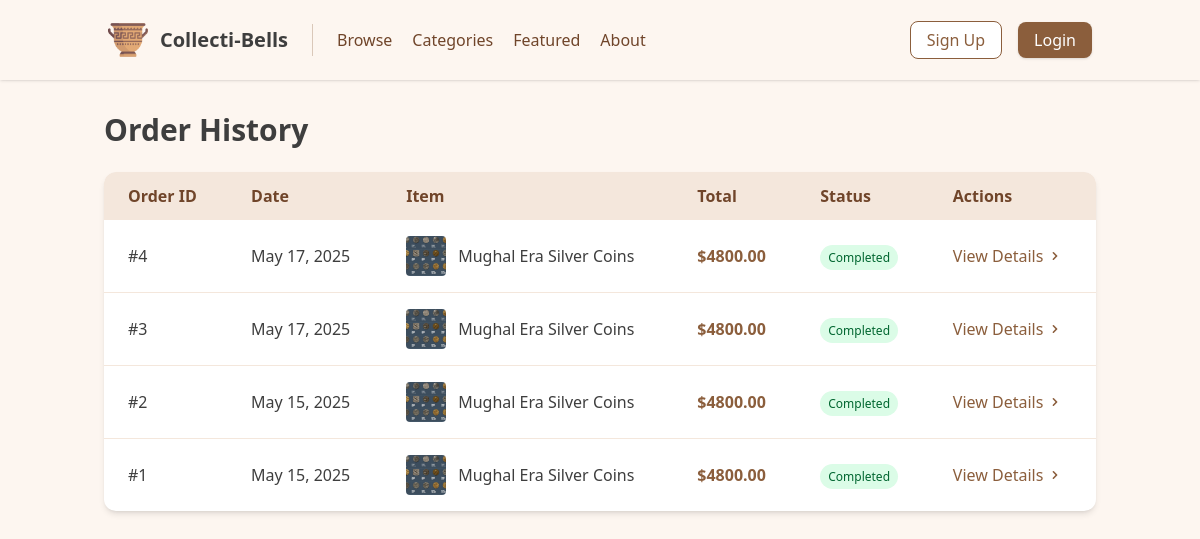
Screenshot of /orders/ with the database file from the repository.
### product/models.py (models this page shows, shortened)
class Order(models.Model):
    ORDER_STATUS = (
        ('pending', 'Pending'),
        ('completed', 'Completed'),
        ('cancelled', 'Cancelled'),
    )
    product = models.ForeignKey(Product, on_delete=models.CASCADE)
    customer_name = models.CharField(max_length=100)
    customer_email = models.EmailField()
    shipping_address = models.TextField()
    order_date = models.DateTimeField(auto_now_add=True)
    status = models.CharField(max_length=20, choices=ORDER_STATUS, default='pending')
    total_price = models.DecimalField(max_digits=10, decimal_places=2)
    class Meta:
        ordering = ['-order_date']

class Product(models.Model):
    name = models.CharField(max_length=50)
    description = models.TextField()
    price = models.DecimalField(max_digits=10, decimal_places=2)
    stock = models.IntegerField()
    image = models.ImageField(upload_to='products/')
    created_at = models.DateTimeField(auto_now_add=True)
    updated_at = models.DateTimeField(auto_now=True)
    origin = models.CharField(max_length=100, blank=True, null=True)
    age = models.PositiveIntegerField(help_text="Age of the antique item in years", blank=True, null=True)
    category = models.CharField(max_length=100, blank=True, null=True)  # Changed to CharField

### product/views.py (the view)
# urls.py: path('orders/', views.order_history, name='order_history'),
def order_history(request):
    orders = Order.objects.all().order_by('-order_date')
    return render(request, 'order_history.html', {'orders': orders})

### templates/order_history.html (shortened to what this page needs)
{% extends 'layout.html' %}
{% block content %}
<div class="container mx-auto px-4 py-8 animate-fade-in">
    <h1 class="text-3xl font-bold text-[#3e3e3e] mb-6 animate-slide-up">Order History</h1>
    <div class="bg-white rounded-xl shadow-md overflow-hidden animate-fade-in-up">
        {% if orders %}
            <div class="overflow-x-auto">
                <table class="w-full">
                    <thead class="bg-[#f4e7dc]">
                        <tr>
                            <th class="px-6 py-3 text-left text-[#70452a] font-semibold">Order ID</th>
                            <th class="px-6 py-3 text-left text-[#70452a] font-semibold">Date</th>
                            <th class="px-6 py-3 text-left text-[#70452a] font-semibold">Item</th>
                            <th class="px-6 py-3 text-left text-[#70452a] font-semibold">Total</th>
                            <th class="px-6 py-3 text-left text-[#70452a] font-semibold">Status</th>
                            <th class="px-6 py-3 text-left text-[#70452a] font-semibold">Actions</th>
                        </tr>
                    </thead>
                    <tbody class="divide-y divide-[#f4e7dc]">
                        {% for order in orders %}
                        <tr class="hover:bg-[#fdf6f0] transition-colors duration-200">
                            <td class="px-6 py-4 text-[#3e3e3e] font-medium">#{{ order.id }}</td>
                            <td class="px-6 py-4 text-[#3e3e3e]">{{ order.order_date|date:"M d, Y" }}</td>
                            <td class="px-6 py-4">
                                <div class="flex items-center">
                                    {% if order.product.image %}
                                        <img src="{{ order.product.image.url }}" alt="{{ order.product.name }}"
                                             class="h-10 w-10 object-cover rounded mr-3">
                                    {% endif %}
                                    <span class="text-[#3e3e3e]">{{ order.product.name }}</span>
                                </div>
                            </td>
                            <td class="px-6 py-4 text-[#8b5e3c] font-semibold">${{ order.total_price }}</td>
                            <td class="px-6 py-4">
                                <span class="px-2 py-1 text-xs rounded-full bg-green-100 text-green-800">
                                    Completed
                                </span>
                            </td>
                            <td class="px-6 py-4">
                                <a href="{% url 'order_detail' order.id %}"
                                   class="text-[#8b5e3c] hover:text-[#70452a] transition duration-200 flex items-center">
                                    View Details
                                    <svg class="ml-1 w-4 h-4" xmlns="http://www.w3.org/2000/svg" viewBox="0 0 20 20" fill="currentColor">
                                        <path fill-rule="evenodd" d="M7.293 14.707a1 1 0 010-1.414L10.586 10 7.293 6.707a1 1 0 011.414-1.414l4 4a1 1 0 010 1.414l-4 4a1 1 0 01-1.414 0z" clip-rule="evenodd" />
                                    </svg>
                                </a>
                            </td>
                        </tr>
                        {% endfor %}
                    </tbody>
                </table>
            </div>
        {% endif %}
    </div>
</div>
{% endblock %}

### rows the page displays
Order: id "4", order_date "May 17, 2025", product.image (picture), product.name "Mughal Era Silver Coins", total_price "4800.00"
Order: id "3", order_date "May 17, 2025", product.image (picture), product.name "Mughal Era Silver Coins", total_price "4800.00"
Order: id "2", order_date "May 15, 2025", product.image (picture), product.name "Mughal Era Silver Coins", total_price "4800.00"
Order: id "1", order_date "May 15, 2025", product.image (picture), product.name "Mughal Era Silver Coins", total_price "4800.00"
